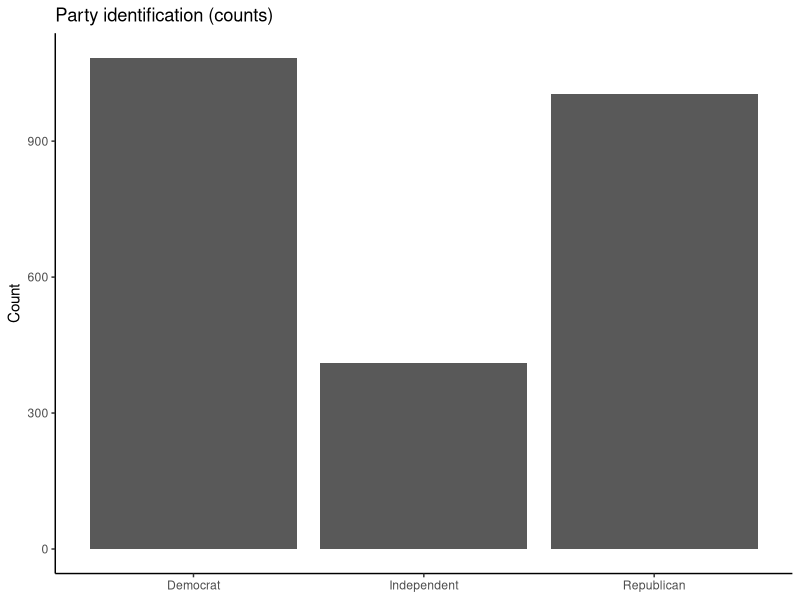
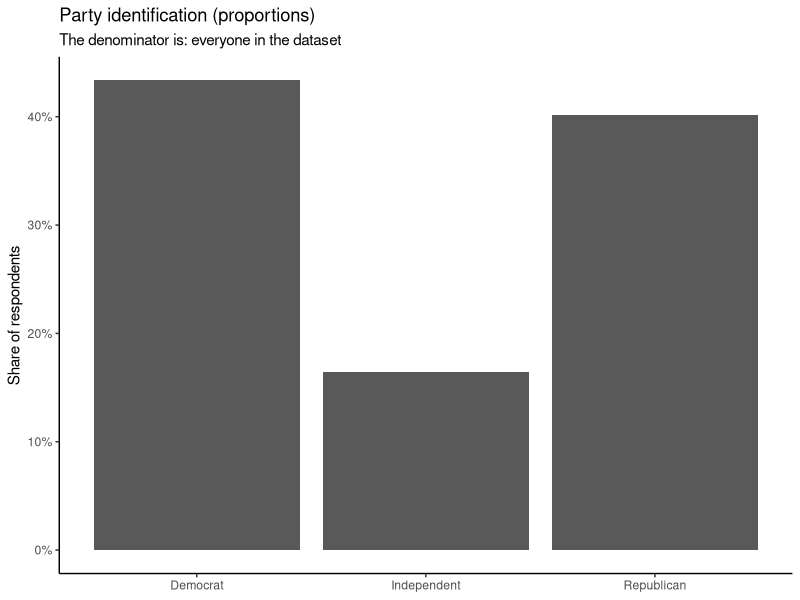
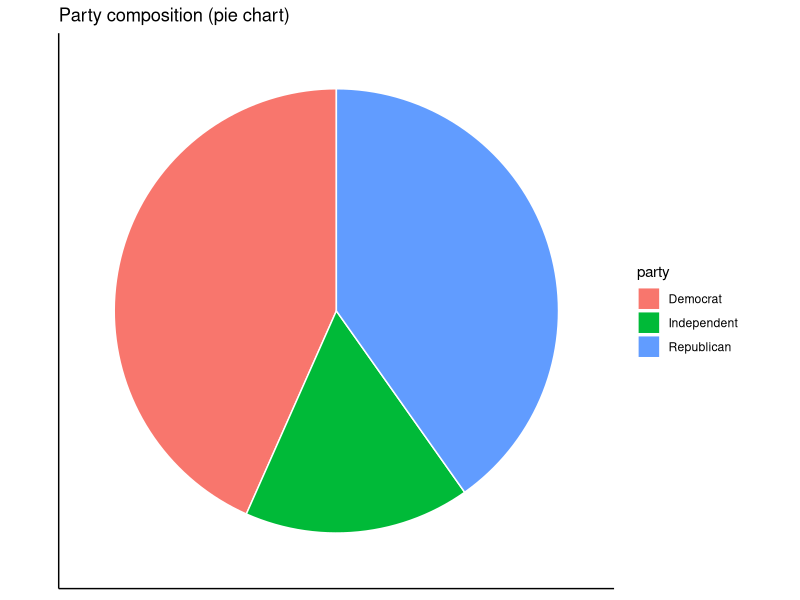
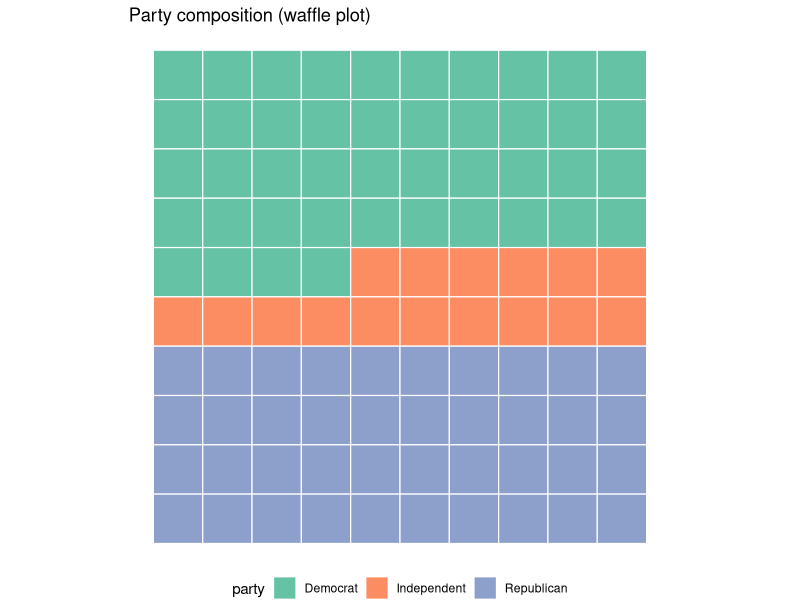
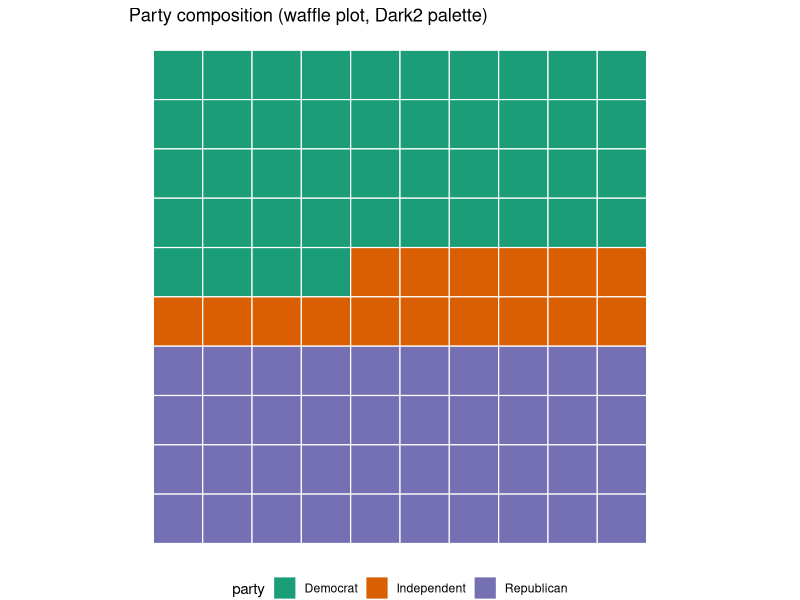
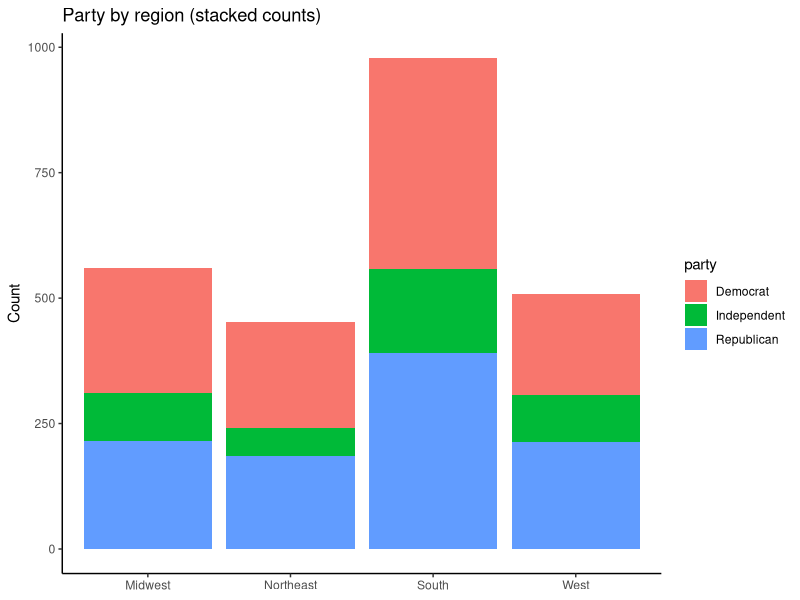
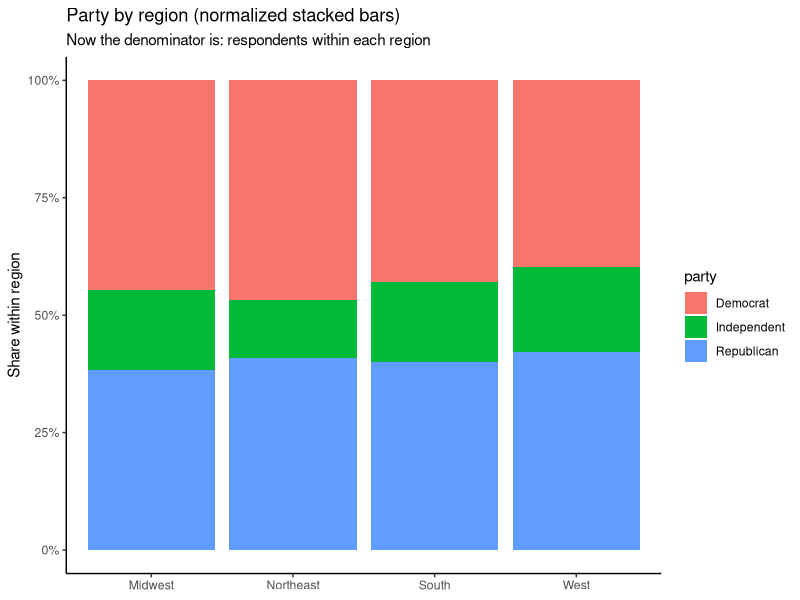
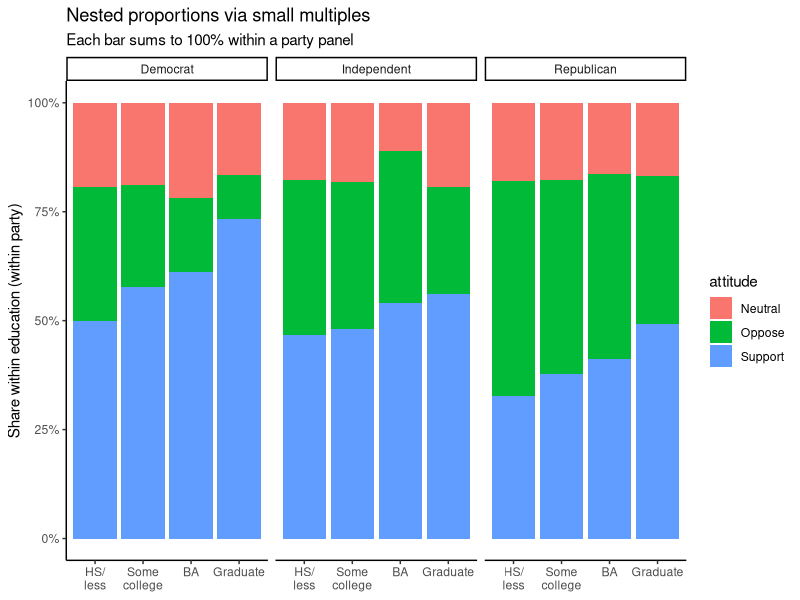

Source code (R) for these figures, in order:
## ---- chunk 1
library(ggplot2); library(dplyr); library(tidyr); library(forcats); library(scales)
set.seed(123)
n <- 2500
df <- tibble(
  id = 1:n,
  party = sample(c("Democrat", "Independent", "Republican"), size = n, replace = TRUE, prob = c(0.43, 0.17, 0.40)),
  education = sample(c("HS or less", "Some college", "BA", "Graduate"), size = n, replace = TRUE, prob = c(0.33, 0.30, 0.22, 0.15)),
  region = sample(c("Northeast", "Midwest", "South", "West"), size = n, replace = TRUE, prob = c(0.18, 0.21, 0.40, 0.21)),
  wave = sample(paste0("Wave ", 1:4), size = n, replace = TRUE))
df <- df %>%
  mutate(
    educ_num = as.numeric(factor(education, levels = c("HS or less", "Some college", "BA", "Graduate"))),
    wave_num = as.numeric(factor(wave, levels = paste0("Wave ", 1:4))),
    base_support = case_when(party == "Democrat" ~ 0.62, party == "Independent" ~ 0.50, party == "Republican" ~ 0.38),
    p_support = pmin(pmax(base_support + (educ_num - 2.5) * 0.04 + (wave_num - 2.5) * 0.02 + rnorm(n, 0, 0.03), 0.05), 0.90),
    p_neutral = 0.18,
    p_oppose = 1 - p_support - p_neutral,
    u = runif(n),
    attitude = case_when(u < p_support ~ "Support", u < p_support + p_neutral ~ "Neutral", TRUE ~ "Oppose"),
    college = if_else(education %in% c("BA", "Graduate"), "College", "No college")
  ) %>%
  dplyr::select(-educ_num, -wave_num, -base_support, -p_support, -p_neutral, -p_oppose, -u)
## ---- chunk 2
df %>% 
  slice(1:10)

## ---- chunk 3
party_counts <- df %>%
  count(party) %>%
  mutate(party = fct_infreq(party))
ggplot(party_counts, aes(x = party, y = n)) +
  geom_col() +
  theme_classic() +
  labs(x = NULL, y = "Count", title = "Party identification (counts)")
## ---- chunk 4
party_props <- df %>%
  count(party) %>%
  mutate(prop = n / sum(n), party = fct_infreq(party))
ggplot(party_props, aes(x = party, y = prop)) +
  geom_col() +
  scale_y_continuous(labels = percent_format(accuracy = 1)) +
  theme_classic() +
  labs(x = NULL, y = "Share of respondents", title = "Party identification (proportions)", subtitle = "The denominator is: everyone in the dataset")
## ---- chunk 5
ggplot(party_props, aes(x = "", y = prop, fill = party)) +
  geom_col(width = 1, color = "white") +
  coord_polar(theta = "y") +
  scale_y_continuous(labels = percent_format(accuracy = 1)) +
  theme_classic() +
  theme(axis.title = element_blank(), axis.text = element_blank(), axis.ticks = element_blank()) +
  labs(title = "Party composition (pie chart)")
## ---- chunk 6
waffle_party <- party_props %>%
  mutate(party = fct_infreq(party)) %>%
  arrange(party) %>%
  mutate(pct = floor(prop * 100))

remainder <- 100 - sum(waffle_party$pct)
waffle_party$pct[1] <- waffle_party$pct[1] + remainder

waffle_df <- waffle_party %>%
  select(party, pct) %>%
  tidyr::uncount(weights = pct) %>%
  mutate(
    square = dplyr::row_number(),          # <-- global index across all tiles
    row = (square - 1) %/% 10 + 1,
    col = (square - 1) %% 10 + 1
  )

ggplot(waffle_df, aes(x = col, y = row, fill = party)) +
  geom_tile(color = "white", linewidth = 0.4) +
  coord_equal() +
  scale_y_reverse() +
  scale_fill_brewer(palette = "Set2") +
  theme_void() +
  theme(legend.position = "bottom") +
  labs(title = "Party composition (waffle plot)")
## ---- chunk 7
ggplot(waffle_df, aes(x = col, y = row, fill = party)) +
  geom_tile(color = "white", linewidth = 0.4) +
  coord_equal() +
  scale_y_reverse() +
  scale_fill_brewer(palette = "Dark2") +
  theme_void() +
  theme(legend.position = "bottom") +
  labs(title = "Party composition (waffle plot, Dark2 palette)")
## ---- chunk 8
ggplot(df, aes(x = region, fill = party)) +
  geom_bar() +
  theme_classic() +
  labs(x = NULL, y = "Count", title = "Party by region (stacked counts)")
## ---- chunk 9
ggplot(df, aes(x = region, fill = party)) +
  geom_bar(position = "fill") +
  scale_y_continuous(labels = percent_format(accuracy = 1)) +
  theme_classic() +
  labs(x = NULL, y = "Share within region", title = "Party by region (normalized stacked bars)", subtitle = "Now the denominator is: respondents within each region")
## ---- chunk 10
df_nested <- df %>%
  mutate(education = factor(education, levels = c("HS or less", "Some college", "BA", "Graduate"), labels = c("HS/\nless", "Some\ncollege", "BA", "Graduate")),
         party = factor(party, levels = c("Democrat", "Independent", "Republican")))
ggplot(df_nested, aes(x = education, fill = attitude)) +
  geom_bar(position = "fill") +
  facet_wrap(~ party, nrow = 1) +
  scale_y_continuous(labels = percent_format(accuracy = 1)) +
  theme_classic() +
  labs(x = NULL, y = "Share within education (within party)", title = "Nested proportions via small multiples", subtitle = "Each bar sums to 100% within a party panel")
